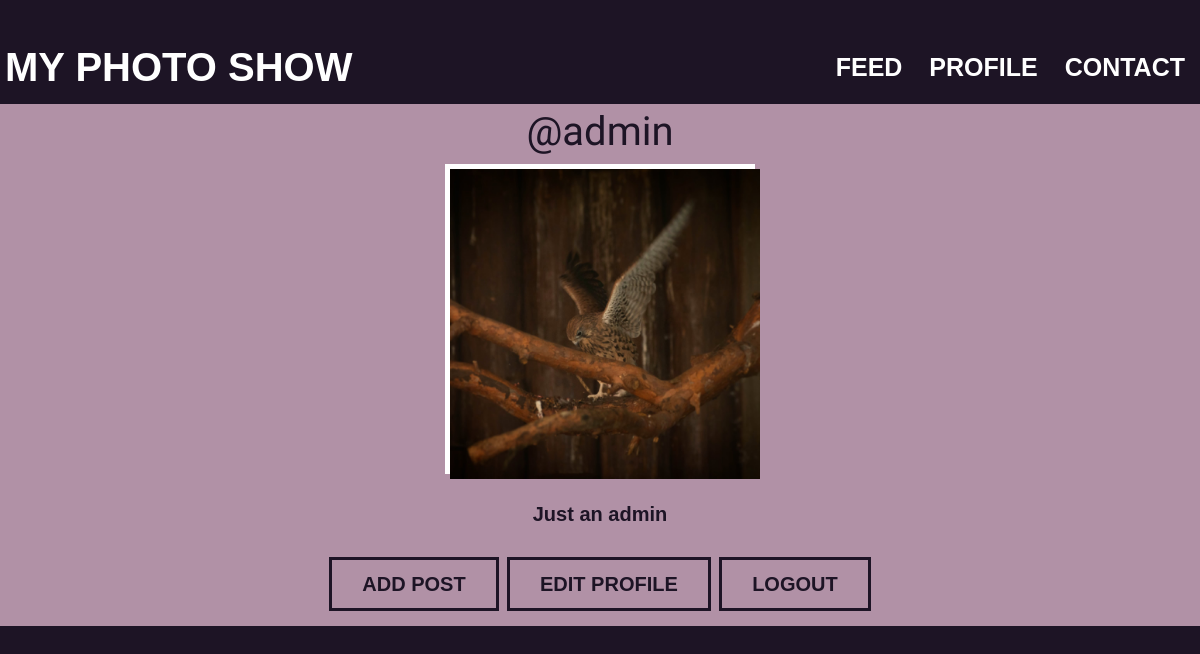
The page /profile.html (signed in) on the database as committed earlier.
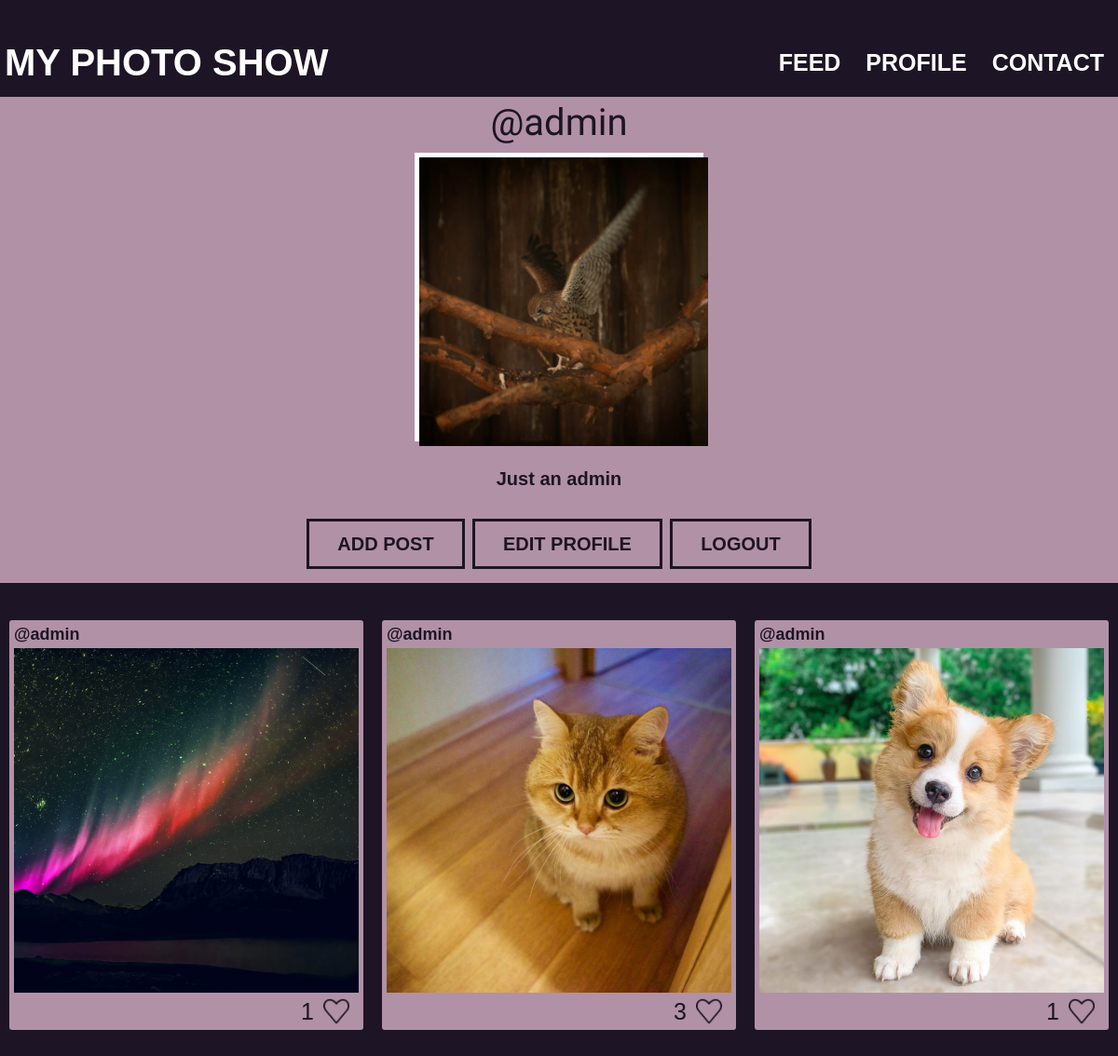
The same page on the database as committed later.
### myapp/models.py (models this page shows)
class Person(models.Model):
    id = models.ForeignKey(User, on_delete=models.CASCADE, primary_key=True)
    avatar = models.ImageField(upload_to='img/profile')
    description = models.CharField(max_length=255)

class Post(models.Model):
    img = models.ImageField(upload_to='img/profile')
    author = models.ForeignKey(Person, on_delete=models.CASCADE)
    number_of_likes = models.IntegerField(default=0)
    date_of_publication = models.DateField(auto_now=True)
    liked_users = models.ManyToManyField(Person, through='PersonsLikedPosts'),

### myapp/views.py (the view)
# urls.py: url('profile.html', views.profile, name='landing'),
def profile(request):
    person = Person.objects.filter(id=request.user.id)
    posts = Post.objects.filter(author=person.first())
    if person.count() > 0:
        return render(request, 'profile.html', {'user': request.user, 'person': person[0], 'posts': posts})
    else:
        return render(request, 'profile.html', {'user': request.user})

### templates/profile.html (shortened to what this page needs)
{% extends 'base.html' %}
{%  block body_style %}
    <body class="profile_body">
{% endblock %}
{% block content %}
    <div class="profile">
        <div class="profile_header_box">
            <div class="container">
                <div class="profile_header">
                    <div class="profile_description">
                        <div class="profile_name">
                            @{{ user.username }}
                        </div>
                        <div class="profile_photo_box">
                            <div class="profile_photo">
                                 <img width="100%" height="100%"  alt="avatar" src= {{ person.avatar.url }} >
                            </div>
                        </div>
                        <br>
                        <div class="profile_text">
                            {{ person.description }}
                        </div>
                    </div>
                </div>
                    <div class="logout">
                        <a class="btn" href="creating_post.html">Add post</a>
                        <a class="btn" href="editing_profile_info.html">Edit profile</a>
                        <a class="btn" href="logout/">Logout</a>
                    </div>
            </div>
        </div>
        <div class="container">
            <div class ="profile_posts">
            {% for post in posts %}
                <a style="text-decoration: none">
                    <object>
                        <div class = "post">
                            <div class = "post_author">
                                <a class="profile_link" href="#">@{{ post.author.id }}</a>
                            </div>
                            <div class = "post_img">
                                <a class = "img_link" href="#">
                                    <img width="100%" height="100%" alt="photo" src={{ post.img.url }}>
                                </a>
                            </div>
                            <form action="like/" method="POST" id='{{post.id}}' class='like-form'>
                                <div class="post_lower_bar">
                                    <input type="button" class= "post_btn_like" onclick="setLike({{post.id}})"/>
                                    <div class="num_of_likes">
                                        <div id="like-count{{post.id}}" data-like="{{ post.number_of_likes }}">
                                            {{ post.number_of_likes }}
                                        </div>
                                    </div>
                                </div>
                            </form>
                        </div>
                    </object>
                </a>
            {% endfor %}
            </div>
        </div>
    </div>
{% endblock %}

### templates/base.html (shortened to what this page needs)
<!DOCTYPE html>
<html lang="en">
<head>
    <link rel="stylesheet" href="../static/css/style.css">
</head>
{% block body_style %}{% endblock %}
    <header class="header">
        <div class="container">
            <div class="header_inner">
                <a class="header_logo" href="main.html">MY PHOTO SHOW</a>
                <nav class="nav">
                    {% if user.is_authenticated %}
                        <a class="nav_link" href="feed.html">Feed</a>
                        <a class="nav_link" href="profile.html">Profile</a>
                    {% else %}
                        <a class="nav_link" href="login.html">Login</a>
                    {% endif %}
                    <a class="nav_link" href="contact.html">Contact</a>
                </nav>
            </div>
        </div>
    </header>
    {% block content %}
    {% endblock %}
</body>
</html>

### static/css/style.css (style rules this page uses)
body { margin: 0; font-family: 'Montserrat', sans-serif; font-size: 15px; color: #fff; line-height: 1.6; }
*, *:before, *:after { box-sizing: border-box; }
.container { width: 100%; max-width: 1200px; min-width: 960px; margin: 0 auto; }
.header { width: 100%; min-width: 960px; padding-top: 30px; font-weight: 600; position: absolute; top: 0; left: 0; right: 0; z-index: 1100; }
.header_inner { display: flex; justify-content: space-between; margin: 5px; align-items: center; }
.header_logo { font-size: 40px; font-weight: 800; color: #fff; text-decoration: none; transition: color .2s linear; z-index: 1110; }
.nav { font-size: 25px; text-transform: uppercase; }
.nav_link { display: inline-block; vertical-align: top; margin: 0 10px; color: #fff; text-decoration: none; position: relative; transition: color .2s linear; }
.nav_link:after { content: ""; display: block; width: 100%; height: 3px; background-color: #a16d83; opacity: 0; position: absolute; top: 100%; left: 0; z-index: 1; transition: opacity .2s linear; }
.btn { display: inline-block; vertical-align: top; padding: 8px 30px; margin-top: 15px; border: 3px solid #fff; font-size: 20px; font-weight: 700; color: #fff; text-transform: uppercase; text-decoration: none; transition: background .2s linear, color .2s linear; }
.post { width: 380px; height: 440px; border-radius: 3px; text-align: center; background-color: #b191a6; margin: 10px 10px; transition: background .3s linear, color .3s linear; }
.img_link { text-decoration: none; }
.post_img { max-width: 370px; max-height: 370px; overflow: hidden; vertical-align: middle; margin: 0 auto; }
.post_author { width: 370px; line-height: 30px; text-align: left; margin-left: 5px; font-size: 18px; font-weight: 600; color: #1d1425; }
.post_lower_bar { position: absolute; width: 380px; height: 40px; display: flex; flex-direction: row-reverse; }
.post_btn_like { width: 28px; height: 28px; margin-top: 6px; margin-right: 15px; background: url("../img/icons/like.png") center no-repeat; -webkit-background-size: cover; background-size: cover; transition: background .25s linear, color .2s linear; padding: 0; border: none; }
.num_of_likes { margin-right: 10px; font-size: 25px; text-decoration: none; color: #1d1425; }
.profile_link { text-decoration: none; color: #1d1425; transition: background .2s linear, color .2s linear; }
.profile_body { width: 100%; height: 100%; background-color: #1d1425; }
.profile_body .header { position: fixed; background: #1d1425 scroll; z-index: 1100; }
.profile { margin-top: 100px; text-align: center; }
.profile_header_box { background-color: #b191a6; }
.profile_header { width: 500px; margin: 15px auto auto; }
.profile_photo_box { width: 310px; height: 310px; background-color: #fff; margin: auto; }
.profile_photo { width: 310px; height: 310px; margin: 5px 5px; overflow: hidden; }
.profile_description { width: 100%; display: flex; flex-direction: column; justify-content: center; }
.profile_name { padding: 0 0 0 0; font-family: 'Kaushan Script', cursive; font-size: 40px; margin: auto; color: #1d1425; }
.profile_text { padding: 0 0 0 0; color: #1d1425; font-size: 20px; font-weight: 700; margin-bottom: 2px; }
.profile_posts { margin-top: 30px; margin-bottom: 50px; display: flex; flex-direction: row; flex-wrap: wrap; justify-content: center; }
.logout { flex-direction: row; justify-content: center; text-align: center; padding-bottom: 15px; margin-right: auto; margin-top: 10px; font-size: 30px; text-transform: uppercase; font-weight: 800; }
.logout>.btn { color: #1d1425; border-color: #1d1425; font-weight: 800; }

Rows that differ between the two databases and show on the page:
added Post: author.id "admin", img (picture), number_of_likes "1"
added Post: author.id "admin", img (picture), number_of_likes "3"
added Post: author.id "admin", img (picture), number_of_likes "1"
